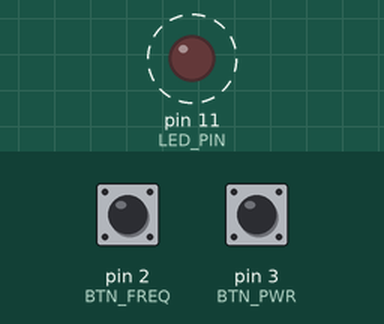
The sketch below on a simulated Arduino Uno, built with avr-gcc and run on an emulated ATmega328P. Shown: output pins drawn as LEDs (lit = HIGH). Dashed ring = blinking. Inputs (shaded band) come from the test bench; at power-on: pin 2 (BTN_FREQ) HIGH, pin 3 (BTN_PWR) HIGH. What the sketch prints to the serial monitor is not drawn.

Above: at 0.12 s.
Timing chart, 0 to 3.0 s (numbered marks = the images above):
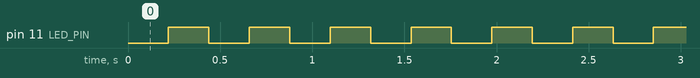

The sketch:

sketch.ino
```cpp
/*
 * STYLET AURICULOTHÉRAPIE - SIMULATION WOKWI
 *
 * Fréquences de pulsation : 2.28Hz à 146Hz
 * Bouton D2 : Sélection fréquence (A→G)
 * Bouton D3 : ON/OFF
 * LED D11 : Signal pulsé
 *
 * Version : 1.0
 * Date : Février 2026
 */

// ===== CONFIGURATION PINS =====
#define LED_PIN 11        // Pin PWM pour LED (OBLIGATOIRE: pin PWM)
#define BTN_FREQ 2        // Bouton sélection fréquence
#define BTN_PWR 3         // Bouton marche/arrêt

// ===== FRÉQUENCES THÉRAPEUTIQUES =====
const float frequencies[] = {2.28, 5.56, 9.12, 18.25, 36.50, 73.0, 146.0};
const char* freqNames[] = {"A", "B", "C", "D", "E", "F", "G"};
const int numFreqs = 7;

// ===== VARIABLES GLOBALES =====
int currentFreq = 0;              // Index fréquence actuelle (0-6)
bool deviceOn = true;             // État ON/OFF
bool ledState = false;            // État actuel LED
unsigned long previousMicros = 0; // Timestamp dernière bascule
unsigned long halfPeriodMicros = 0; // Demi-période en microsecondes

// ===== SETUP =====
void setup() {
  // Configuration des pins
  pinMode(LED_PIN, OUTPUT);
  pinMode(BTN_FREQ, INPUT_PULLUP);  // Pull-up interne activé
  pinMode(BTN_PWR, INPUT_PULLUP);   // Pull-up interne activé

  // Initialisation Serial pour debug
  Serial.begin(115200);
  Serial.println(F("\n╔═══════════════════════════════════╗"));
  Serial.println(F("║  STYLET AURICULOTHÉRAPIE v1.0     ║"));
  Serial.println(F("╚═══════════════════════════════════╝"));
  Serial.println(F("\nCommandes:"));
  Serial.println(F("- BTN_FREQ (D2) : Changer fréquence"));
  Serial.println(F("- BTN_PWR  (D3) : ON/OFF\n"));

  // Calcul de la première fréquence
  updateFrequency();
  printCurrentFrequency();

  digitalWrite(LED_PIN, LOW);
}

// ===== MISE À JOUR FRÉQUENCE =====
void updateFrequency() {
  // Calcul demi-période : T/2 = 1/(2*f)
  // En microsecondes : 500000/f
  halfPeriodMicros = (unsigned long)(500000.0 / frequencies[currentFreq]);
}

// ===== AFFICHAGE FRÉQUENCE =====
void printCurrentFrequency() {
  Serial.print(F("► Fréquence "));
  Serial.print(freqNames[currentFreq]);
  Serial.print(F(" : "));
  Serial.print(frequencies[currentFreq], 2);
  Serial.print(F(" Hz (T/2 = "));
  Serial.print(halfPeriodMicros);
  Serial.println(F(" µs)"));
}

// ===== FEEDBACK VISUEL =====
void flashFeedback(int times) {
  for(int i = 0; i < times; i++) {
    digitalWrite(LED_PIN, HIGH);
    delay(80);
    digitalWrite(LED_PIN, LOW);
    delay(80);
  }
}

// ===== BOUCLE PRINCIPALE =====
void loop() {

  // ═══ GESTION BOUTON FRÉQUENCE ═══
  static bool lastBtnFreq = HIGH;
  static unsigned long lastDebounceFreq = 0;
  bool btnFreq = digitalRead(BTN_FREQ);

  // Détection front descendant avec anti-rebond
  if (btnFreq != lastBtnFreq) {
    lastDebounceFreq = millis();
  }

  if ((millis() - lastDebounceFreq) > 50) {  // 50ms debounce
    if (btnFreq == LOW && lastBtnFreq == HIGH) {
      // Passage à la fréquence suivante
      currentFreq = (currentFreq + 1) % numFreqs;
      updateFrequency();

      // Feedback : flash N fois (N = numéro fréquence)
      flashFeedback(currentFreq + 1);

      printCurrentFrequency();

      // Reset du timing pour éviter les glitchs
      previousMicros = micros();
      ledState = false;

      delay(300); // Anti-rebond supplémentaire
    }
  }
  lastBtnFreq = btnFreq;

  // ═══ GESTION BOUTON POWER ═══
  static bool lastBtnPwr = HIGH;
  static unsigned long lastDebouncePwr = 0;
  bool btnPwr = digitalRead(BTN_PWR);

  if (btnPwr != lastBtnPwr) {
    lastDebouncePwr = millis();
  }

  if ((millis() - lastDebouncePwr) > 50) {
    if (btnPwr == LOW && lastBtnPwr == HIGH) {
      deviceOn = !deviceOn;

      if (deviceOn) {
        Serial.println(F("✓ Device ON"));
        flashFeedback(1);
      } else {
        Serial.println(F("✗ Device OFF"));
        digitalWrite(LED_PIN, LOW);
      }

      delay(300);
    }
  }
  lastBtnPwr = btnPwr;

  // ═══ GÉNÉRATION SIGNAL PULSÉ ═══
  if (deviceOn) {
    unsigned long currentMicros = micros();

    // Basculement LED si demi-période écoulée
    if (currentMicros - previousMicros >= halfPeriodMicros) {
      previousMicros = currentMicros;
      ledState = !ledState;
      digitalWrite(LED_PIN, ledState);
    }
  }

  // Note : Pas de delay() ici pour garder la précision temporelle !
}
```

Measured:
- by itself, pin 11 (LED_PIN): alternates HIGH for 0.22 s and LOW for 0.22 s
